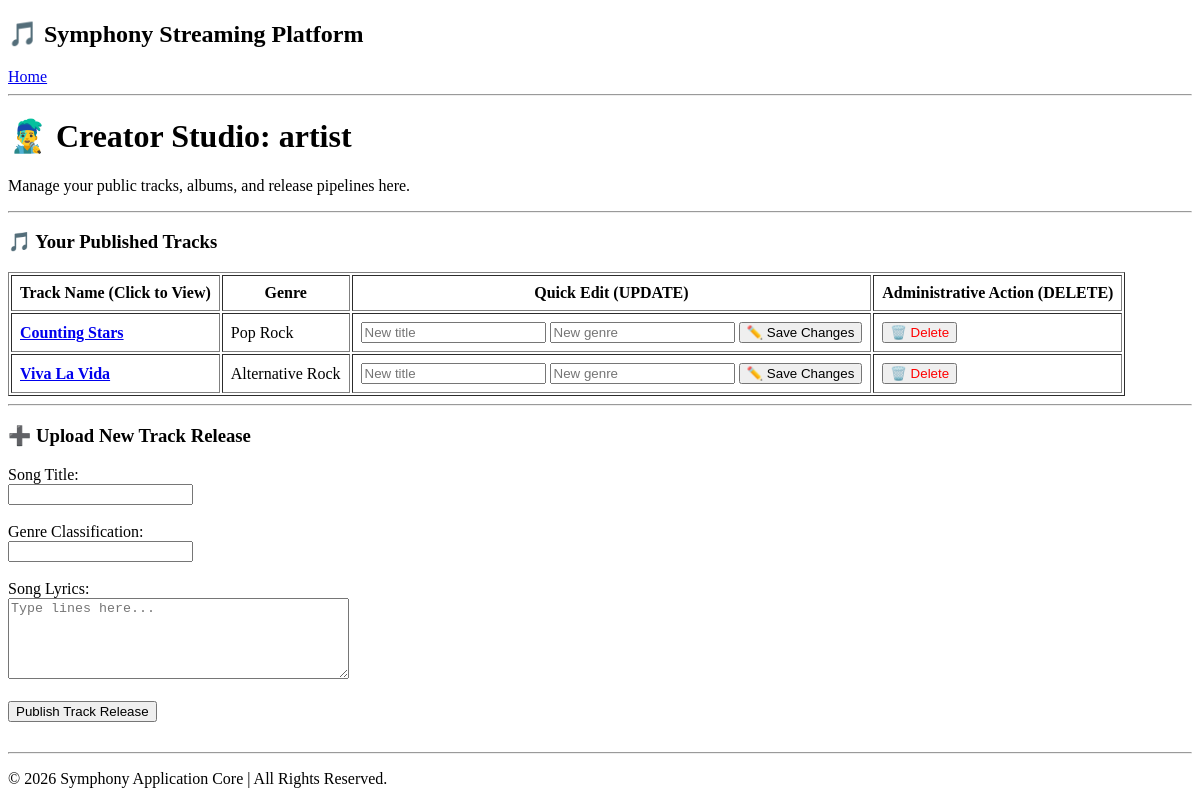
Before: /artist/artist with the older database file.
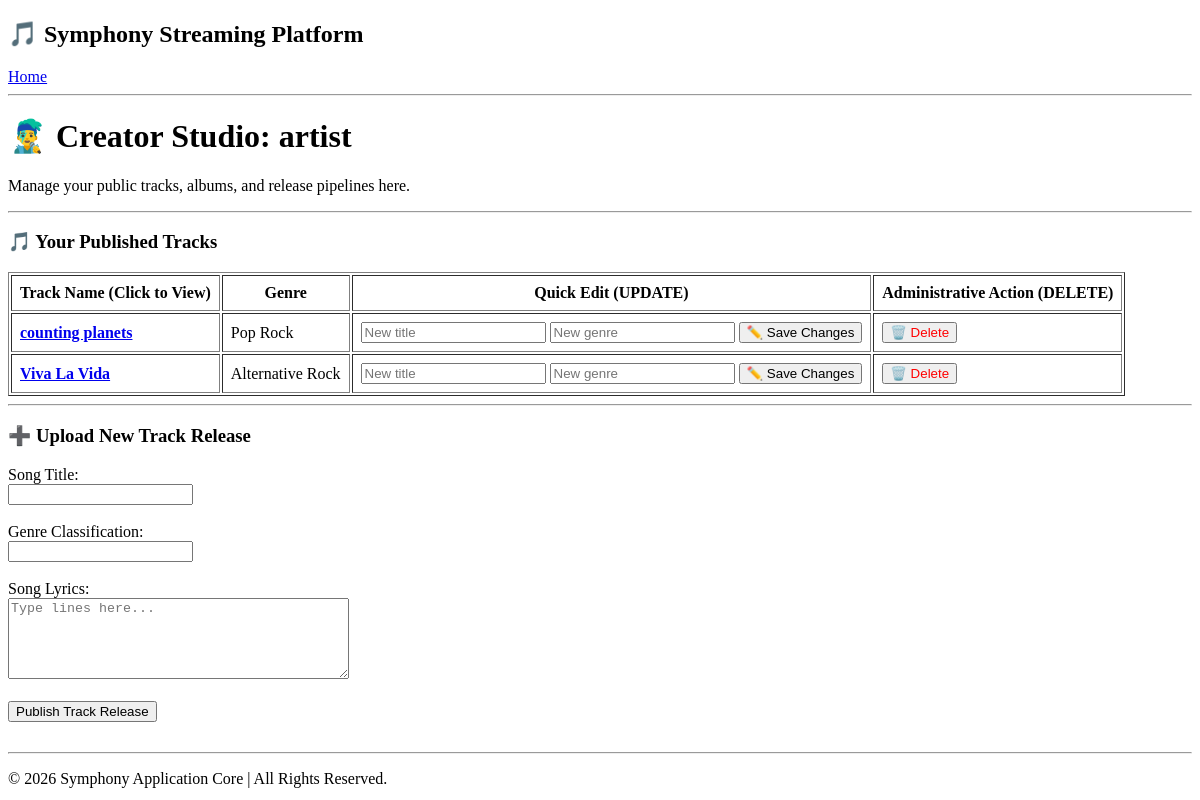
After: the same page with the newer database file.
### app.py (models this page shows)
class Song(db.Model):
    __tablename__ = 'songs'
    id = db.Column(db.Integer, primary_key=True)
    title = db.Column(db.String(100), nullable=False)
    genre = db.Column(db.String(50), nullable=True)
    lyrics = db.Column(db.Text, nullable=True)
    artist_id = db.Column(db.Integer, db.ForeignKey('users.id'), nullable=False)

### app.py (the view, shortened to what this page needs)
@app.route('/artist/<username>', methods=['GET', 'POST'])
def artist_portal(username):
    artist_user = User.query.filter_by(username=username, role='artist').first_or_404()
    catalog_songs = Song.query.filter_by(artist_id=artist_user.id).all()
    return render_template('artist_portal.html', artist_name=artist_user.username, catalog=catalog_songs)

### templates/artist_portal.html (shortened to what this page needs)
{% extends 'base.html' %}
{% block content %}
    <h1>👨‍🎤 Creator Studio: {{ artist_name }}</h1>
    <p>Manage your public tracks, albums, and release pipelines here.</p>
    <hr>
    <h3>🎵 Your Published Tracks</h3>
    <table border="1" cellpadding="8">
        <thead>
            <tr>
                <th>Track Name (Click to View)</th>
                <th>Genre</th>
                <th>Quick Edit (UPDATE)</th>
                <th>Administrative Action (DELETE)</th>
            </tr>
        </thead>
        <tbody>
            {% for song in catalog %}
            <tr>
                <td><a href="/song/{{ song.id }}"><strong>{{ song.title }}</strong></a></td>
                <td>{{ song.genre }}</td>
                <td>
                    <form method="POST" action="/song/update/{{ song.id }}" style="display:inline;">
                        <input type="text" name="updated_title" placeholder="New title">
                        <input type="text" name="updated_genre" placeholder="New genre">
                        <button type="submit">✏️ Save Changes</button>
                    </form>
                </td>
                <td>
                    <form method="POST" action="/song/delete/{{ song.id }}" style="display:inline;">
                        <button type="submit" style="color:red;" onclick="return confirm('Delete this track permanently?');">🗑️ Delete</button>
                    </form>
                </td>
            </tr>
            {% else %}
            <tr>
                <td colspan="4">No published songs found. Use the form below to release your first track!</td>
            </tr>
            {% endfor %}
        </tbody>
    </table>
    <hr>
    <section style="margin-bottom: 30px;">
        <h3>➕ Upload New Track Release</h3>
        <form method="POST" action="/artist/{{ artist_name }}">
            <label for="track_title">Song Title:</label><br>
            <input type="text" id="track_title" name="track_title" required><br><br>
            <label for="track_genre">Genre Classification:</label><br>
            <input type="text" id="track_genre" name="track_genre"><br><br>
            <label for="track_lyrics">Song Lyrics:</label><br>
            <textarea id="track_lyrics" name="track_lyrics" rows="5" cols="40" placeholder="Type lines here..."></textarea><br><br>
            <button type="submit">Publish Track Release</button>
        </form>
    </section>
{% endblock %}

Changed rows visible on the page:
changed Song "Pop Rock": title "Counting Stars" → "counting planets"
